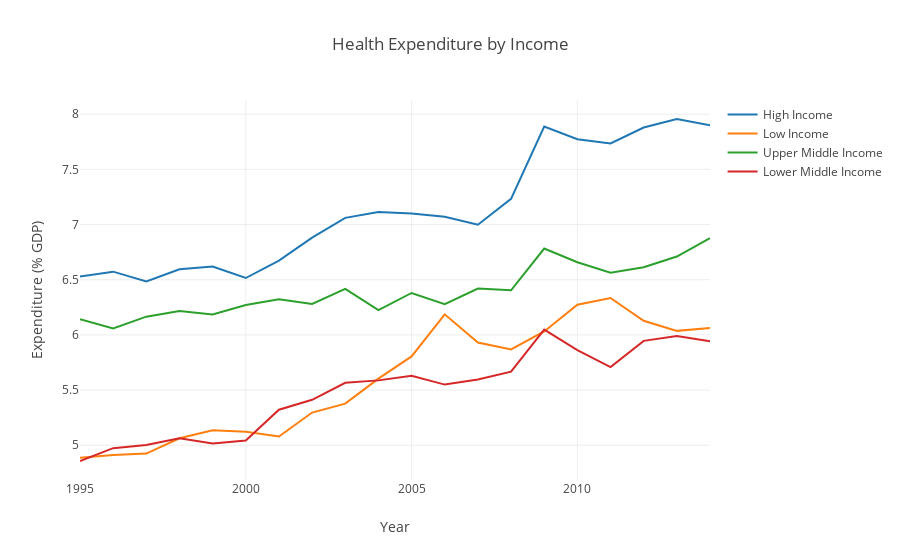

Here is the notebook cell this chart was saved with:
### Code cell
dt_hi = Scatter(x=df.Year, y=df['High income'], name="High Income", line=dict(color='#0A0AGG'))
dt_li = Scatter(x=df.Year, y=df['Low income'] , name="Low Income" )
dt_umi = Scatter(x=df.Year, y=df['Upper middle income'], name="Upper Middle Income")
dt_lmi = Scatter(x=df.Year, y=df['Lower middle income'], name="Lower Middle Income" )

data = [dt_hi, dt_li, dt_umi, dt_lmi]
layout = dict(title="Health Expenditure by Income",
              yaxis=dict(title='Expenditure (% GDP)'),
              xaxis=dict(title='Year')
              #,legend=dict(x=-0.1, y=1)
             )
fig = dict(data=data, layout=layout)
iplot(fig, filename='hebyic_plotly.png')

### Figure 1 — Plotly figure (JSON) as saved in the notebook; plotly's stock layout.template omitted (floating-point values rounded to 4 significant figures)
{"data": [{"line": {"color": "#0A0AGG"}, "name": "High Income", "type": "scatter", "x": [1995, 1996, 1997, 1998, 1999, 2000, 2001, 2002, 2003, 2004, 2005, 2006, 2007, 2008, 2009, 2010, 2011, 2012, 2013, 2014], "y": [6.53, 6.573, 6.484, 6.594, 6.62, 6.515, 6.674, 6.882, 7.061, 7.113, 7.099, 7.071, 6.999, 7.233, 7.888, 7.773, 7.735, 7.879, 7.957, 7.9]}, {"name": "Low Income", "type": "scatter", "x": [1995, 1996, 1997, 1998, 1999, 2000, 2001, 2002, 2003, 2004, 2005, 2006, 2007, 2008, 2009, 2010, 2011, 2012, 2013, 2014], "y": [4.888, 4.912, 4.925, 5.063, 5.135, 5.121, 5.079, 5.296, 5.377, 5.604, 5.805, 6.186, 5.931, 5.868, 6.031, 6.273, 6.334, 6.128, 6.036, 6.062]}, {"name": "Upper Middle Income", "type": "scatter", "x": [1995, 1996, 1997, 1998, 1999, 2000, 2001, 2002, 2003, 2004, 2005, 2006, 2007, 2008, 2009, 2010, 2011, 2012, 2013, 2014], "y": [6.141, 6.059, 6.165, 6.216, 6.185, 6.27, 6.324, 6.281, 6.417, 6.224, 6.38, 6.278, 6.419, 6.404, 6.783, 6.659, 6.563, 6.613, 6.71, 6.877]}, {"name": "Lower Middle Income", "type": "scatter", "x": [1995, 1996, 1997, 1998, 1999, 2000, 2001, 2002, 2003, 2004, 2005, 2006, 2007, 2008, 2009, 2010, 2011, 2012, 2013, 2014], "y": [4.857, 4.973, 5.002, 5.064, 5.016, 5.043, 5.322, 5.412, 5.565, 5.588, 5.63, 5.55, 5.596, 5.667, 6.047, 5.861, 5.708, 5.946, 5.991, 5.942]}], "layout": {"title": "Health Expenditure by Income", "xaxis": {"title": "Year"}, "yaxis": {"title": "Expenditure (% GDP)"}}}
